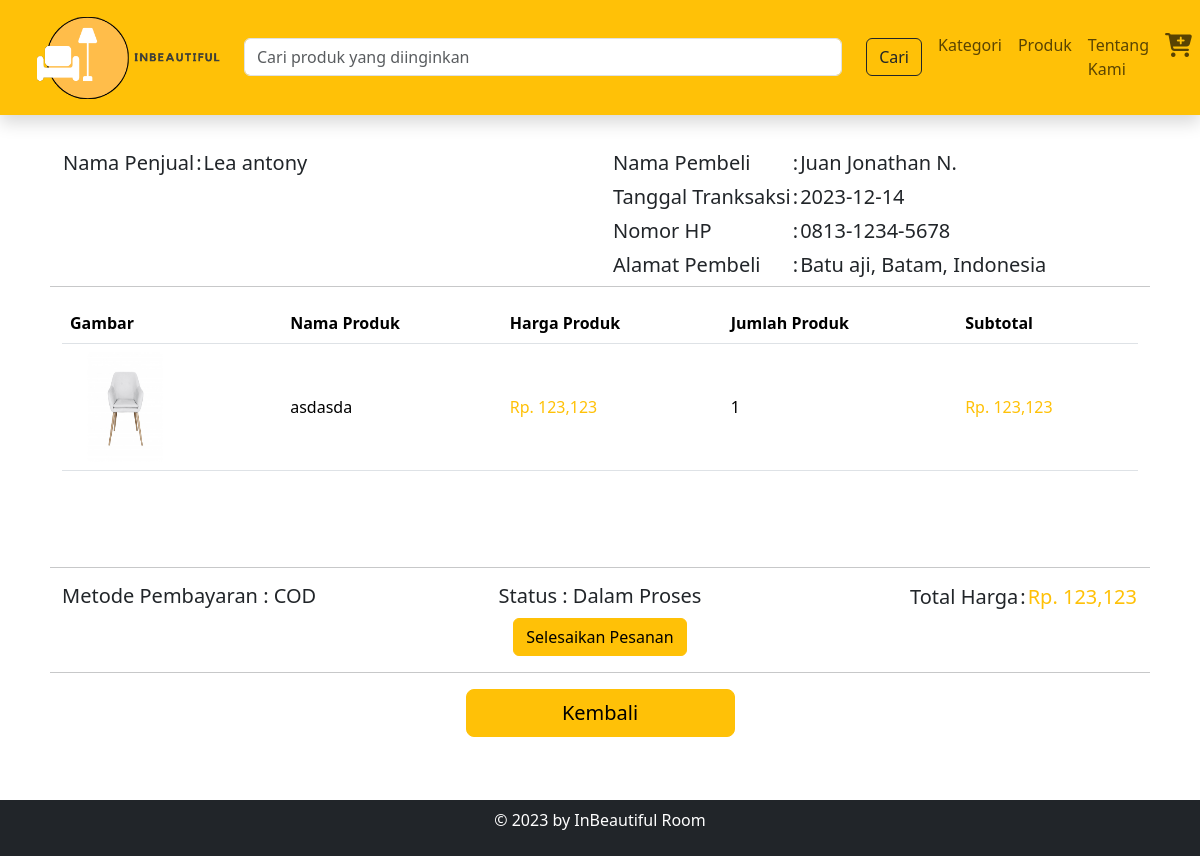
The app's page /pembeli/detail_pesanan.php?id_transaksi=9 (signed in) with its own data.
### tables this page shows
CREATE TABLE `users` (
  `id` int(11) NOT NULL,
  `peran` enum('Penjual','Pembeli') NOT NULL,
  `nama` varchar(100) NOT NULL,
  `username` varchar(100) NOT NULL,
  `password` varchar(100) NOT NULL,
  `email` varchar(100) NOT NULL,
  `no_hp` varchar(100) NOT NULL,
  `alamat` varchar(9999) NOT NULL
);

CREATE TABLE `transaksi` (
  `id_transaksi` int(11) NOT NULL,
  `id` int(11) NOT NULL,
  `tanggal_transaksi` date NOT NULL,
  `total_harga` varchar(100) NOT NULL,
  `pembayaran` enum('cod') NOT NULL,
  `no_hp` varchar(100) NOT NULL,
  `alamat` varchar(100) NOT NULL,
  `status` enum('Menunggu Konfirmasi','Dalam Proses','Selesai') NOT NULL
);

CREATE TABLE `detail_transaksi` (
  `id_detail_transaksi` int(11) NOT NULL,
  `id_transaksi` int(11) NOT NULL,
  `id_produk` int(11) NOT NULL,
  `gambar_produk` varchar(100) NOT NULL,
  `nama_produk` varchar(100) NOT NULL,
  `jumlah_produk` varchar(100) NOT NULL,
  `subtotal` varchar(100) NOT NULL
);

### pembeli/detail_pesanan.php (the view, shortened to what this page needs)
<?php
include("header_pembeli.php");
$penjual = mysqli_query($koneksi, "SELECT * FROM users WHERE peran = 'Penjual'") or die(mysqli_error($koneksi));
$j = mysqli_fetch_array($penjual);
$pembeli = mysqli_query($koneksi, "SELECT * FROM transaksi JOIN users ON transaksi.id = users.id WHERE id_transaksi = $_GET[id_transaksi]") or die(mysqli_error($koneksi));
$b = mysqli_fetch_array($pembeli);
$transaksi = mysqli_query($koneksi, "SELECT * FROM transaksi WHERE id_transaksi = $_GET[id_transaksi]") or die(mysqli_error($koneksi));
$t = mysqli_fetch_array($transaksi);
?>
<link rel="stylesheet" href="../assets/css/style_detail_pesanan.css?v=2">
<div style="margin-top: 150px;" class="container">
    <div class="row">
        <div class="col-md-6">
            <table>
                <tr>
                    <td>
                        <h5>Nama Penjual</h5>
                    </td>
                    <td>
                        <h5>:</h5>
                    </td>
                    <td>
                        <h5>
                            <?php echo $j['nama']; ?>
                        </h5>
                    </td>
                </tr>
            </table>
        </div>
        <div class="col-md-6">
            <table>
                <tr>
                    <td>
                        <h5>Nama Pembeli</h5>
                    </td>
                    <td>
                        <h5>:</h5>
                    </td>
                    <td>
                        <h5>
                            <?php echo $b['nama']; ?>
                        </h5>
                    </td>
                </tr>
                <tr>
                    <td>
                        <h5>Tanggal Tranksaksi</h5>
                    </td>
                    <td>
                        <h5>:</h5>
                    </td>
                    <td>
                        <h5>
                            <?php echo $t['tanggal_transaksi']; ?>
                        </h5>
                    </td>
                </tr>
                <tr>
                    <td>
                        <h5>Nomor HP</h5>
                    </td>
                    <td>
                        <h5>:</h5>
                    </td>
                    <td>
                        <h5>
                            <?php echo $t['no_hp']; ?>
                        </h5>
                    </td>
                </tr>
                <tr>
                    <td>
                        <h5>Alamat Pembeli</h5>
                    </td>
                    <td>
                        <h5>:</h5>
                    </td>
                    <td>
                        <h5>
                            <?php echo $t['alamat']; ?>
                        </h5>
                    </td>
                </tr>
            </table>
        </div>
        <hr>
        <div>
            <table class="table table-hover">
                <thead>
                    <tr>
                        <th>Gambar</th>
                        <th>Nama Produk</th>
                        <th>Harga Produk</th>
                        <th>Jumlah Produk</th>
                        <th>Subtotal</th>
                    </tr>
                </thead>
                <tbody>
                    <?php
                    $detail = mysqli_query($koneksi, "SELECT * FROM detail_transaksi WHERE id_transaksi = $_GET[id_transaksi] ") or die(mysqli_error($koneksi));
                    while ($d = mysqli_fetch_array($detail)) {
                        ?>
                        <tr class="align-middle">
                            <td onclick="location.href='detail_produk.php?id=<?php echo $d['id_produk']; ?>'"><img
                                    src="../assets/images/transaksi/<?php echo $d['gambar_produk']; ?>" alt="" width="110px"
                                    height="110px"></td>
                            <td onclick="location.href='detail_produk.php?id=<?php echo $d['id_produk']; ?>'">
                                <?php echo $d['nama_produk']; ?>
                            </td>
                            <td style="color: #ffc107; font-weight: 500;"
                                onclick="location.href='detail_produk.php?id=<?php echo $d['id_produk']; ?>'">Rp.
                                <?php echo number_format($harga = $d['subtotal'] / $d['jumlah_produk']); ?>
                            </td>
                            <td onclick="location.href='detail_produk.php?id=<?php echo $d['id_produk']; ?>'">
                                <?php echo $d['jumlah_produk']; ?>
                            </td>
                            <td style="color: #ffc107; font-weight: 500;"
                                onclick="location.href='detail_produk.php?id=<?php echo $d['id_produk']; ?>'">Rp.
                                <?php echo number_format($d['subtotal']); ?>
                            </td>
                        </tr>
                    <?php } ?>
                </tbody>
            </table>
        </div>
        <hr style="margin-top: 80px;">
        <div class="col-md-4 float-start">
            <h5>Metode Pembayaran :
                <?php
                if ($t['pembayaran'] == 'cod') {
                    echo 'COD';
                }
                ?>
            </h5>
        </div>
        <div class="col-md-4 text-center">
            <h5>Status :
                <?php
                if ($b['status'] == 'Menunggu Konfirmasi') {
                    echo 'Menunggu Konfirmasi';
                } else if ($b['status'] == 'Dalam Proses') {
                    echo 'Dalam Proses';
                } else if ($b['status'] == 'Selesai') {
                    echo 'Selesai';
                }
                ?>
            </h5>
        </div>
        <div class="col-md-4 ">
            <table class="float-end">
                <tr>
                    <td>
                        <h5>Total Harga</h5>
                    </td>
                    <td>
                        <h5>:</h5>
                    </td>
                    <td>
                        <h5 style="color: #ffc107; font-weight: 500;">Rp.
                            <?php echo number_format($t['total_harga']); ?>
                        </h5>
                    </td>
                </tr>
            </table>
        </div>
        <div class="col-md-12 text-center">
            <?php
            if ($b['status'] == 'Dalam Proses') {
                ?>
                <a class="btn btn-warning konfirmasi"
                    href="fungsi/selesaikan_pesanan.php?id_transaksi=<?php echo $b['id_transaksi'] ?>">Selesaikan
                    Pesanan</a>
                <?php
            }
            ?>
        </div>
        <hr class="mt-3"><br>
        <div class="text-center">
            <a href="pesanan.php" class="btn btn-warning btn-lg w-25" value="Kembali">Kembali</a>
        </div>
    </div>
</div>
<?php
include("footer_pembeli.php");
?>

### assets/css/style_detail_pesanan.css (style rules this page uses)
body { min-height: 100vh; display: flex; flex-direction: column; }

### records on screen
users: nama "Lea antony"
transaksi: users.nama "Juan Jonathan N.", tanggal_transaksi "2023-12-14", no_hp "0813-1234-5678", alamat "Batu aji, Batam, Indonesia", total_harga "123,123"
detail_transaksi: gambar_produk (picture), nama_produk "asdasda", $harga = $d['subtotal'] / $d['jumlah_produk'] "123,123", jumlah_produk "1", subtotal "123,123"
